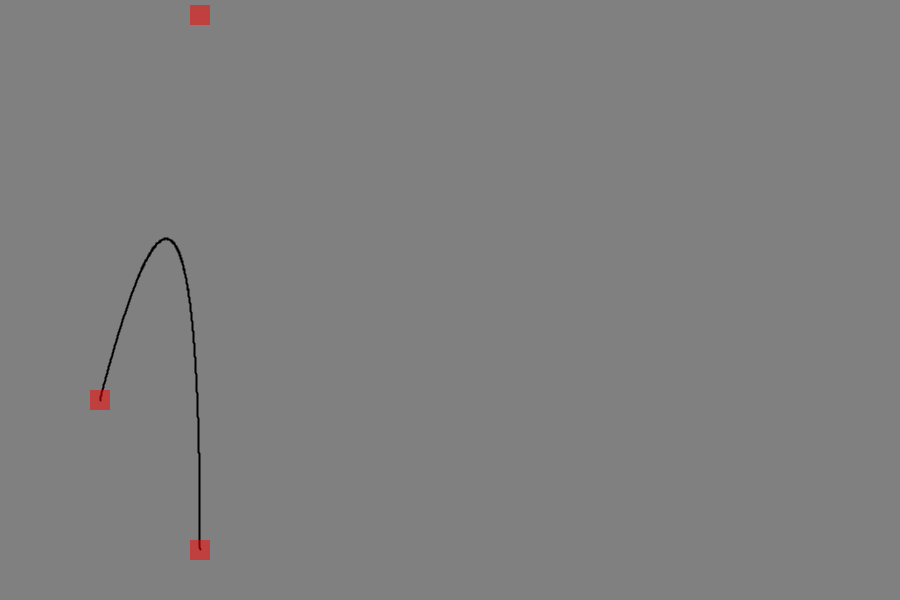
Frame 1 (no input)
Frame 60 (the mouse pressed at the canvas centre just before this capture): identical to frame 1, image omitted
Frame 120 (the mouse held since frame 60 and released just before this capture): identical to frame 1, image omitted

The Processing sketch that drew this single still picture (run headless with seeded random() and noise(); from frame 60 on, the mouse is pressed at the canvas centre):

// Processing sketch: QuadB
// ── QuadB.pde

PVector p[] = new PVector[3];
int drag = 999;
float dragt = 999;
float rect_radius = 10;

void setup()
{
  size(900, 600);
  rectMode(RADIUS);

  p[0] = new PVector(100, 400);
  p[1] = new PVector(200,  15);
  p[2] = new PVector(200, 550);

  drawCurve();
}

void draw()
{
  // we draw when needed, rather than constantly
}

void mousePressed()
{
  for (int n = 0; n < p.length; ++n)
  {
    PVector v = p[n];
    if (abs(mouseX - v.x) <= rect_radius && abs(mouseY - v.y) <= rect_radius)
    {
      drag = n;
      return;
    }
  }
  
  drag = 999;

  float bestt = 0;
  float bestDist = 100000;

  for (float t = 0; t <= 1; t+=0.002)
  {
      float hdist = quad(p[0].x, p[1].x, p[2].x, t) - mouseX;
      float vdist = quad(p[0].y, p[1].y, p[2].y, t) - mouseY;
      float candDist = (hdist * hdist) +(vdist * vdist);
      
      if (bestDist > candDist)
      {
        bestDist = candDist;
        bestt = t;
      }
  }    

  if (bestDist < rect_radius && bestt != 0 && bestt != 1)
  {
    dragt = bestt;
  }
}

void mouseDragged()
{
  if (drag < p.length)
  {
    p[drag].x = mouseX;
    p[drag].y = mouseY;
    
    drawCurve();
  }
  else if (dragt != 999)
  {
    p[1].x = solve(p[0].x, p[2].x, dragt, mouseX);
    p[1].y = solve(p[0].y, p[2].y, dragt, mouseY);
    
    drawCurve();
  }
}

void pv_line(PVector a, PVector b)
{
  line(a.x, a.y, b.x, b.y);
}

void drawCurve()
{
  background(128);
  stroke(0);
  strokeWeight(2);
  noFill();
  
  quadCurve(
        p[0].x, p[0].y,
        p[1].x, p[1].y,
        p[2].x, p[2].y);

  stroke(0, 0, 128);
  strokeWeight(1);

  noStroke();
  fill(255, 0, 0, 128);
  
  for (int n = 0; n < p.length; ++n)
  {
    PVector v = p[n];
    rect(v.x, v.y, rect_radius, rect_radius);
  }
}

void quadCurve(
        float x1, float y1,
        float xc, float yc,
        float x2, float y2)
{ 
    beginShape();
    for (float t = 0; t <= 1; t+=0.002)
    {
        vertex(quad(x1, xc, x2, t),
               quad(y1, yc, y2, t));
    }    
    endShape();
}

float quad(
        float p1, float c1, float p2,
        float t)
{
    float s = (1 - t);
    float v = 1 * p1 * s * s;
    v      += 2 * c1 * t * s;
    v      += 1 * p2 * t * t;
    return v;
}

float solve(float p1, float p2, float t, float pz)
{
  float s = 1 - t;
  float numerator = pz - (p1 * s * s) - (p2 * t * t);
  float denominator = 2 * t * s;
  return numerator / denominator; 
}
